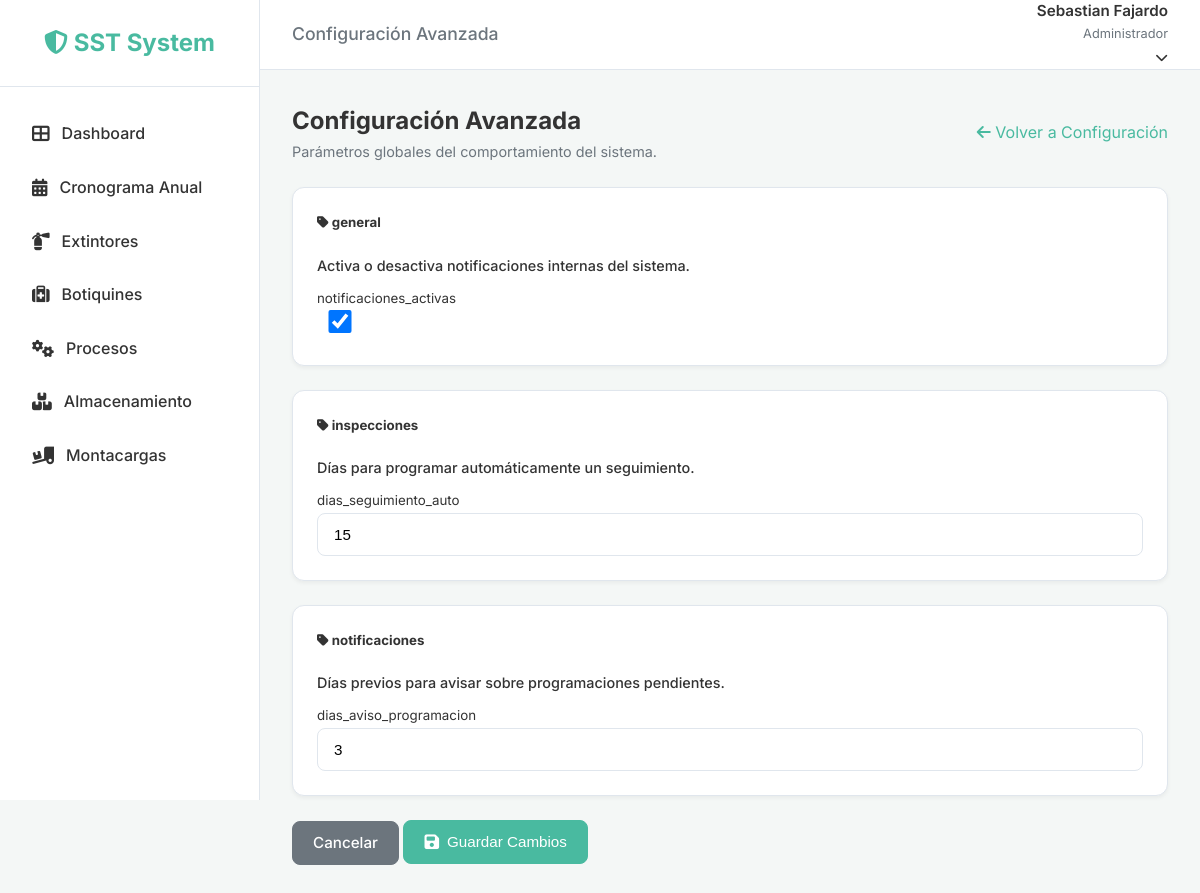
The app's page /configuration/advanced/ (signed in) with its own data.
### users/models.py (models this page shows, shortened)
class CustomUser(AbstractUser):
    email = models.EmailField(unique=True)
    document_number = models.CharField(max_length=20, blank=True, null=True)
    role = models.ForeignKey('roles.Role', on_delete=models.SET_NULL, null=True, blank=True,
                             related_name='users', verbose_name='Rol')
    updated_at = models.DateTimeField(auto_now=True)
    digital_signature = models.TextField(blank=True, null=True, verbose_name="Firma Digital") # Base64 encoded image
    USERNAME_FIELD = 'email'
    REQUIRED_FIELDS = ['username', 'first_name', 'last_name']
    def has_perm_custom(self, module, action):
        if self.is_superuser:
            return True
        if self.role and self.role.name == 'Administrador':
            return True
        if not self.role or not self.role.is_active:
            return False
        return self.role.has_permission(module, action)

### system_config/models.py (models this page shows, shortened)
class SystemConfig(models.Model):
    CONFIG_TYPES = [
        ('string', 'Texto'),
        ('number', 'Número'),
        ('boolean', 'Booleano'),
    ]
    key = models.CharField(max_length=100, unique=True, verbose_name="Clave")
    value = models.CharField(max_length=255, verbose_name="Valor")
    description = models.TextField(blank=True, verbose_name="Descripción")
    config_type = models.CharField(max_length=20, choices=CONFIG_TYPES, default='string', verbose_name="Tipo de Dato")
    category = models.CharField(max_length=50, default='general', verbose_name="Categoría")
    is_editable = models.BooleanField(default=True, verbose_name="Editable")
    updated_at = models.DateTimeField(auto_now=True, verbose_name="Última Actualización")
    class Meta:
        verbose_name = "Configuración del Sistema"
        verbose_name_plural = "Configuraciones del Sistema"
        ordering = ['category', 'key']

### system_config/views.py (the view, shortened to what this page needs)
# urls.py: path('', AdvancedConfigView.as_view(), name='advanced_config'),
class AdvancedConfigView(LoginRequiredMixin, View):
    template_name = 'system_config/advanced_settings.html'
    def get(self, request):
        if not request.user.is_staff:
             messages.error(request, "No tienes permisos para acceder a esta configuración.")
             return redirect('dashboard')
        configs = SystemConfig.objects.all().order_by('category', 'key')
        grouped_configs = {}
        for config in configs:
            if config.category not in grouped_configs:
                grouped_configs[config.category] = []
            grouped_configs[config.category].append(config)
        return render(request, self.template_name, {'grouped_configs': grouped_configs})

### roles/templatetags/permission_tags.py (called while the page is built)
@register.simple_tag(takes_context=True)
def has_permission(context, module, action):
    request = context.get('request')
    if not request or not request.user.is_authenticated:
        return False
    if hasattr(request.user, 'has_perm_custom'):
        return request.user.has_perm_custom(module, action)
    return False

### templates/system_config/advanced_settings.html (shortened to what this page needs)
{% extends 'base.html' %}
{% load static %}
{% block header_title %}Configuración Avanzada{% endblock %}
{% block content %}
<div class="dashboard-header">
    <div>
        <h1 style="font-size: 1.5rem; font-weight: 700;">Configuración Avanzada</h1>
        <p style="color: var(--text-light); font-size: 0.9rem;">Parámetros globales del comportamiento del sistema.</p>
    </div>
    <a href="{% url 'configuration' %}" class="btn-link">
        <i class="fas fa-arrow-left"></i> Volver a Configuración
    </a>
</div>
<div class="row justify-content-center">
    <div class="col-lg-10">
        <form method="post">
            {% for category, configs in grouped_configs.items %}
            <div class="card mb-4 shadow-sm border-0">
                <div class="card-header bg-white border-bottom pt-3 pb-2">
                    <h5 class="text-uppercase text-secondary fw-bold small mb-0">
                        <i class="fas fa-tag me-2"></i> {{ category }}
                    </h5>
                </div>
                <div class="card-body">
                    {% for config in configs %}
                    <div class="row align-items-center py-3 {% if not forloop.last %}border-bottom{% endif %}">
                        <div class="col-md-7 mb-2 mb-md-0">
                            <label class="fw-bold text-dark d-block mb-1" for="config_{{ config.id }}">
                                {{ config.description|default:config.key }}
                            </label>
                            <small class="text-muted font-monospace bg-light px-2 py-1 rounded">
                                {{ config.key }}
                            </small>
                        </div>
                        <div class="col-md-5">
                            {% if config.config_type == 'boolean' %}
                            <div class="form-check form-switch d-flex justify-content-md-end align-items-center">
                                <input class="form-check-input" type="checkbox" name="config_{{ config.id }}"
                                    id="config_{{ config.id }}" style="width: 3em; height: 1.5em; cursor: pointer;"
									{% if config.value == 'true' %}checked{% endif %}
									{% if not config.is_editable %}disabled{% endif %}>
                            </div>
                            {% elif config.config_type == 'number' %}
                            <input type="number" step="any" class="form-control" name="config_{{ config.id }}"
                                id="config_{{ config.id }}" value="{{ config.value }}"
								{% if not config.is_editable%}readonly{% endif %}>
                            {% else %}
                            <input type="text" class="form-control" name="config_{{ config.id }}"
                                id="config_{{ config.id }}" value="{{ config.value }}"
								{% if not config.is_editable %}readonly{% endif %}>
                            {% endif %}
                        </div>
                    </div>
                    {% endfor %}
                </div>
            </div>
            {% endfor %}
            <div class="d-flex justify-content-end mb-5">
                <a href="{% url 'configuration' %}" class="btn btn-secondary me-3">Cancelar</a>
                <button type="submit" class="btn btn-primary px-4">
                    <i class="fas fa-save me-2"></i> Guardar Cambios
                </button>
            </div>
        </form>
    </div>
</div>
{% endblock %}

### templates/base.html (shortened to what this page needs)
{% load static permission_tags %}
<!DOCTYPE html>
<html lang="es">
<head>
    <link rel="stylesheet" href="https://cdnjs.cloudflare.com/ajax/libs/font-awesome/6.4.0/css/all.min.css">
    <link rel="stylesheet" href="https://cdnjs.cloudflare.com/ajax/libs/toastr.js/latest/toastr.min.css">
    <link rel="stylesheet" href="{% static 'css/style.css' %}">
</head>
<body>
    {% if user.is_authenticated %}
    <div class="app-wrapper">
        <aside class="sidebar">
            <div class="sidebar-header">
                <a href="{% url 'dashboard' %}" class="logo">
                    <i class="fas fa-shield-alt"></i> <span class="logo-text">SST System</span>
                </a>
            </div>
            <ul class="sidebar-menu">
                {% has_permission 'users' 'view' as can_view_dashboard %}
                <li>
                    <a href="{% url 'dashboard' %}"
                        class="{% if request.resolver_match.url_name == 'dashboard' %}active{% endif %}">
                        <i class="fas fa-th-large"></i> <span>Dashboard</span>
                    </a>
                </li>
                {% has_permission 'schedule' 'view' as can_view_schedule %}
                {% if can_view_schedule %}
                <li>
                    <a href="{% url 'inspection_list' %}"
                        class="{% if request.resolver_match.url_name == 'inspection_list' %}active{% endif %}">
                        <i class="fas fa-calendar-alt"></i> <span>Cronograma Anual</span>
                    </a>
                </li>
                {% endif %}
                {% has_permission 'extinguisher' 'view' as can_view_extinguisher %}
                {% if can_view_extinguisher %}
                <li>
                    <a href="{% url 'extinguisher_list' %}"
                        class="{% if 'extinguisher' in request.path %}active{% endif %}">
                        <i class="fas fa-fire-extinguisher"></i> <span>Extintores</span>
                    </a>
                </li>
                {% endif %}
                {% has_permission 'first_aid' 'view' as can_view_first_aid %}
                {% if can_view_first_aid %}
                <li>
                    <a href="{% url 'first_aid_list' %}" class="{% if 'first-aid' in request.path %}active{% endif %}">
                        <i class="fas fa-medkit"></i> <span>Botiquines</span>
                    </a>
                </li>
                {% endif %}
                {% has_permission 'process' 'view' as can_view_process %}
                {% if can_view_process %}
                <li>
                    <a href="{% url 'process_list' %}" class="{% if 'process' in request.path %}active{% endif %}">
                        <i class="fas fa-cogs"></i> <span>Procesos</span>
                    </a>
                </li>
                {% endif %}
                {% has_permission 'storage' 'view' as can_view_storage %}
                {% if can_view_storage %}
                <li>
                    <a href="{% url 'storage_list' %}" class="{% if 'storage' in request.path %}active{% endif %}">
                        <i class="fas fa-boxes"></i> <span>Almacenamiento</span>
                    </a>
                </li>
                {% endif %}
                {% has_permission 'forklift' 'view' as can_view_forklift %}
                {% if can_view_forklift %}
                <li>
                    <a href="{% url 'forklift_list' %}" class="{% if 'forklift' in request.path %}active{% endif %}">
                        <i class="fas fa-truck-loading"></i> <span>Montacargas</span>
                    </a>
                </li>
                {% endif %}
            </ul>
        </aside>
        <div style="flex: 1; display: flex; flex-direction: column;">
            <header class="topbar">
                <div class="page-title">
                    <h2 style="font-size: 1.1rem; color: var(--text-light); font-weight: 500;">
                        {% block header_title %}Panel de Control{% endblock %}
                    </h2>
                </div>
                <div class="user-profile" style="position: relative;">
                    <div class="user-info" style="cursor: pointer;" onclick="toggleUserDropdown()">
                        <span class="user-name">{{ user.get_full_name|default:user.email }}</span>
                        <span class="user-role">{% if user.is_staff %}Administrador{% else %}Inspector{% endif %}</span>
                        <i class="fas fa-chevron-down"
                            style="margin-left: 8px; font-size: 0.8rem; transition: transform 0.3s;"></i>
                    </div>
                </div>
            </header>
            <main class="main-content">
                <div class="content-container">
                    {% block content %}{% endblock %}
                </div>
            </main>
        </div>
    </div>
    {% endif %}
</body>
</html>

### static/css/style.css (style rules this page uses)
:root { --primary-color: #49BAA0; --primary-hover: #3a9480; --bg-color: #f4f7f6; --sidebar-bg: #ffffff; --navbar-bg: #ffffff; --text-color: #333333; --text-light: #6c757d; --border-color: #e0e6ed; --white: #ffffff; --shadow-sm: 0 2px 4px rgba(0, 0, 0, 0.05); --shadow-md: 0 4px 6px rgba(0, 0, 0, 0.07); --sidebar-width: 260px; --transition: all 0.3s ease; }
* { margin: 0; padding: 0; box-sizing: border-box; }
body { font-family: 'Inter', -apple-system, BlinkMacSystemFont, "Segoe UI", Roboto, sans-serif; background-color: var(--bg-color); color: var(--text-color); line-height: 1.6; }
.app-wrapper { display: flex; min-height: 100vh; }
.sidebar { width: var(--sidebar-width); background-color: var(--sidebar-bg); border-right: 1px solid var(--border-color); position: fixed; height: 100vh; z-index: 1000; display: flex; flex-direction: column; }
.sidebar-header { padding: 24px; text-align: center; border-bottom: 1px solid var(--border-color); }
.sidebar-header .logo { font-size: 1.5rem; font-weight: 700; color: var(--primary-color); text-decoration: none; }
.sidebar-menu { flex: 1; padding: 20px 0; list-style: none; }
.sidebar-menu li { padding: 2px 16px; }
.sidebar-menu a { display: flex; align-items: center; padding: 12px 16px; text-decoration: none; color: var(--text-color); border-radius: 8px; transition: var(--transition); font-weight: 500; }
.sidebar-menu a i { margin-right: 12px; font-size: 1.1rem; }
.topbar { position: fixed; top: 0; right: 0; left: var(--sidebar-width); height: 70px; background-color: var(--navbar-bg); border-bottom: 1px solid var(--border-color); display: flex; align-items: center; justify-content: space-between; padding: 0 32px; z-index: 999; }
.user-profile { display: flex; align-items: center; gap: 16px; }
.user-info { text-align: right; }
.user-name { display: block; font-weight: 600; font-size: 0.95rem; }
.user-role { display: block; font-size: 0.8rem; color: var(--text-light); }
.main-content { margin-left: var(--sidebar-width); margin-top: 70px; padding: 32px; width: calc(100% - var(--sidebar-width)); }
.content-container { max-width: 1200px; margin: 0 auto; }
.card { background: var(--white); border-radius: 12px; box-shadow: var(--shadow-sm); padding: 24px; margin-bottom: 24px; border: 1px solid var(--border-color); }
.card-header { margin-bottom: 20px; display: flex; justify-content: space-between; align-items: center; }
.btn { display: inline-flex; align-items: center; justify-content: center; padding: 10px 20px; border-radius: 8px; font-weight: 500; text-decoration: none !important; cursor: pointer; border: 1px solid transparent; transition: all 0.2s ease; gap: 8px; font-size: 0.95rem; line-height: 1.5; white-space: nowrap; }
.btn-primary { background-color: var(--primary-color); border-color: var(--primary-color); color: white; }
.btn-secondary { background-color: #6c757d; border-color: #6c757d; color: white; }
.btn-link { background: none; border: none; color: var(--primary-color); padding: 0; text-decoration: none; box-shadow: none !important; transform: none !important; }
.btn i { font-size: 1.1em; }
.dashboard-header { display: flex; justify-content: space-between; align-items: center; margin-bottom: 24px; flex-wrap: wrap; gap: 16px; }
label { display: block; margin-bottom: 8px; font-weight: 500; font-size: 0.9rem; }
input, select, textarea { width: 100%; padding: 12px 16px; border: 1px solid var(--border-color); border-radius: 8px; background-color: #ffffff; transition: var(--transition); font-size: 0.95rem; }

### records on screen
CustomUser: get_full_name "Sebastian Fajardo"
SystemConfig: category "general", description "Activa o desactiva notificaciones internas del sistema.", key "notificaciones_activas", is_editable "☑"
SystemConfig: category "inspecciones", description "Días para programar automáticamente un seguimiento.", key "dias_seguimiento_auto", value "15"
SystemConfig: category "notificaciones", description "Días previos para avisar sobre programaciones pendientes.", key "dias_aviso_programacion", value "3"
